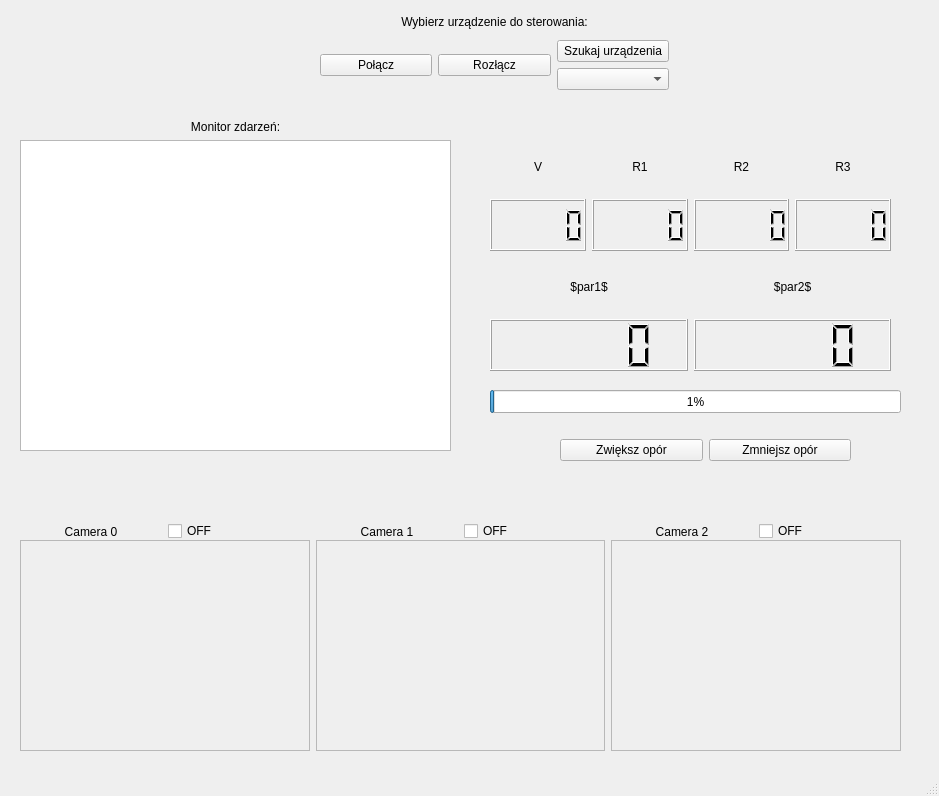
<?xml version="1.0" encoding="UTF-8"?>
<ui version="4.0">
 <class>MainWindow</class>
 <widget class="QMainWindow" name="MainWindow">
  <property name="geometry">
   <rect>
    <x>0</x>
    <y>0</y>
    <width>939</width>
    <height>796</height>
   </rect>
  </property>
  <property name="sizePolicy">
   <sizepolicy hsizetype="Fixed" vsizetype="Fixed">
    <horstretch>0</horstretch>
    <verstretch>0</verstretch>
   </sizepolicy>
  </property>
  <property name="minimumSize">
   <size>
    <width>939</width>
    <height>796</height>
   </size>
  </property>
  <property name="maximumSize">
   <size>
    <width>939</width>
    <height>796</height>
   </size>
  </property>
  <property name="windowTitle">
   <string>MainWindow</string>
  </property>
  <widget class="QWidget" name="centralwidget">
   <widget class="QWidget" name="verticalLayoutWidget_2">
    <property name="geometry">
     <rect>
      <x>320</x>
      <y>10</y>
      <width>349</width>
      <height>80</height>
     </rect>
    </property>
    <layout class="QVBoxLayout" name="verticalLayout_2">
     <item>
      <widget class="QLabel" name="label">
       <property name="text">
        <string>Wybierz urządzenie do sterowania:</string>
       </property>
       <property name="alignment">
        <set>Qt::AlignCenter</set>
       </property>
      </widget>
     </item>
     <item>
      <layout class="QHBoxLayout" name="horizontalLayout_2">
       <item>
        <layout class="QHBoxLayout" name="horizontalLayout">
         <item>
          <widget class="QPushButton" name="polacz_button">
           <property name="text">
            <string>Połącz</string>
           </property>
          </widget>
         </item>
         <item>
          <widget class="QPushButton" name="rozlacz_button">
           <property name="text">
            <string>Rozłącz</string>
           </property>
          </widget>
         </item>
         <item>
          <layout class="QVBoxLayout" name="verticalLayout">
           <item>
            <widget class="QPushButton" name="szukaj_button">
             <property name="text">
              <string>Szukaj urządzenia</string>
             </property>
            </widget>
           </item>
           <item>
            <widget class="QComboBox" name="box_wybierz_urzadzenie"/>
           </item>
          </layout>
         </item>
        </layout>
       </item>
      </layout>
     </item>
    </layout>
   </widget>
   <widget class="QProgressBar" name="progressBar">
    <property name="geometry">
     <rect>
      <x>490</x>
      <y>390</y>
      <width>411</width>
      <height>23</height>
     </rect>
    </property>
    <property name="value">
     <number>1</number>
    </property>
   </widget>
   <widget class="QWidget" name="verticalLayoutWidget_3">
    <property name="geometry">
     <rect>
      <x>20</x>
      <y>120</y>
      <width>431</width>
      <height>331</height>
     </rect>
    </property>
    <layout class="QVBoxLayout" name="verticalLayout_3">
     <item>
      <widget class="QLabel" name="label_2">
       <property name="text">
        <string>Monitor zdarzeń:</string>
       </property>
       <property name="alignment">
        <set>Qt::AlignCenter</set>
       </property>
      </widget>
     </item>
     <item>
      <widget class="QTextEdit" name="log_monitor"/>
     </item>
    </layout>
   </widget>
   <widget class="QWidget" name="horizontalLayoutWidget">
    <property name="geometry">
     <rect>
      <x>490</x>
      <y>140</y>
      <width>401</width>
      <height>111</height>
     </rect>
    </property>
    <layout class="QHBoxLayout" name="horizontalLayout_3">
     <item>
      <layout class="QVBoxLayout" name="verticalLayout_4">
       <item>
        <widget class="QLabel" name="label_3">
         <property name="text">
          <string>V</string>
         </property>
         <property name="alignment">
          <set>Qt::AlignCenter</set>
         </property>
        </widget>
       </item>
       <item>
        <widget class="QLCDNumber" name="lcdNumber_VOLTAGE"/>
       </item>
      </layout>
     </item>
     <item>
      <layout class="QVBoxLayout" name="verticalLayout_5">
       <item>
        <widget class="QLabel" name="label_4">
         <property name="text">
          <string>R1</string>
         </property>
         <property name="alignment">
          <set>Qt::AlignCenter</set>
         </property>
        </widget>
       </item>
       <item>
        <widget class="QLCDNumber" name="lcdNumber_2"/>
       </item>
      </layout>
     </item>
     <item>
      <layout class="QVBoxLayout" name="verticalLayout_6">
       <item>
        <widget class="QLabel" name="label_5">
         <property name="text">
          <string>R2</string>
         </property>
         <property name="alignment">
          <set>Qt::AlignCenter</set>
         </property>
        </widget>
       </item>
       <item>
        <widget class="QLCDNumber" name="lcdNumber_3"/>
       </item>
      </layout>
     </item>
     <item>
      <layout class="QVBoxLayout" name="verticalLayout_7">
       <item>
        <widget class="QLabel" name="label_6">
         <property name="text">
          <string>R3</string>
         </property>
         <property name="alignment">
          <set>Qt::AlignCenter</set>
         </property>
        </widget>
       </item>
       <item>
        <widget class="QLCDNumber" name="lcdNumber_4"/>
       </item>
      </layout>
     </item>
    </layout>
   </widget>
   <widget class="QWidget" name="horizontalLayoutWidget_2">
    <property name="geometry">
     <rect>
      <x>490</x>
      <y>260</y>
      <width>401</width>
      <height>111</height>
     </rect>
    </property>
    <layout class="QHBoxLayout" name="horizontalLayout_4">
     <item>
      <layout class="QVBoxLayout" name="verticalLayout_10">
       <item>
        <widget class="QLabel" name="label_9">
         <property name="text">
          <string>$par1$</string>
         </property>
         <property name="alignment">
          <set>Qt::AlignCenter</set>
         </property>
        </widget>
       </item>
       <item>
        <widget class="QLCDNumber" name="lcdNumber_7"/>
       </item>
      </layout>
     </item>
     <item>
      <layout class="QVBoxLayout" name="verticalLayout_11">
       <item>
        <widget class="QLabel" name="label_10">
         <property name="text">
          <string>$par2$</string>
         </property>
         <property name="alignment">
          <set>Qt::AlignCenter</set>
         </property>
        </widget>
       </item>
       <item>
        <widget class="QLCDNumber" name="lcdNumber_8"/>
       </item>
      </layout>
     </item>
    </layout>
   </widget>
   <widget class="QWidget" name="horizontalLayoutWidget_3">
    <property name="geometry">
     <rect>
      <x>560</x>
      <y>430</y>
      <width>291</width>
      <height>41</height>
     </rect>
    </property>
    <layout class="QHBoxLayout" name="horizontalLayout_5">
     <item>
      <widget class="QPushButton" name="pushButton">
       <property name="text">
        <string>Zwiększ opór</string>
       </property>
      </widget>
     </item>
     <item>
      <widget class="QPushButton" name="pushButton_2">
       <property name="text">
        <string>Zmniejsz opór</string>
       </property>
      </widget>
     </item>
    </layout>
   </widget>
   <widget class="QWidget" name="horizontalLayoutWidget_4">
    <property name="geometry">
     <rect>
      <x>20</x>
      <y>540</y>
      <width>881</width>
      <height>211</height>
     </rect>
    </property>
    <layout class="QHBoxLayout" name="horizontalLayout_6">
     <item>
      <widget class="QScrollArea" name="camera0_place">
       <property name="widgetResizable">
        <bool>true</bool>
       </property>
       <widget class="QWidget" name="scrollAreaWidgetContents">
        <property name="geometry">
         <rect>
          <x>0</x>
          <y>0</y>
          <width>287</width>
          <height>207</height>
         </rect>
        </property>
       </widget>
      </widget>
     </item>
     <item>
      <widget class="QScrollArea" name="camera1_place">
       <property name="widgetResizable">
        <bool>true</bool>
       </property>
       <widget class="QWidget" name="scrollAreaWidgetContents_2">
        <property name="geometry">
         <rect>
          <x>0</x>
          <y>0</y>
          <width>287</width>
          <height>207</height>
         </rect>
        </property>
       </widget>
      </widget>
     </item>
     <item>
      <widget class="QScrollArea" name="camera2_place">
       <property name="widgetResizable">
        <bool>true</bool>
       </property>
       <widget class="QWidget" name="scrollAreaWidgetContents_3">
        <property name="geometry">
         <rect>
          <x>0</x>
          <y>0</y>
          <width>287</width>
          <height>207</height>
         </rect>
        </property>
       </widget>
      </widget>
     </item>
    </layout>
   </widget>
   <widget class="QWidget" name="horizontalLayoutWidget_8">
    <property name="geometry">
     <rect>
      <x>20</x>
      <y>520</y>
      <width>881</width>
      <height>23</height>
     </rect>
    </property>
    <layout class="QHBoxLayout" name="horizontalLayout_10">
     <item>
      <layout class="QHBoxLayout" name="horizontalLayout_7">
       <item>
        <widget class="QLabel" name="label_11">
         <property name="text">
          <string>Camera 0</string>
         </property>
         <property name="alignment">
          <set>Qt::AlignCenter</set>
         </property>
        </widget>
       </item>
       <item>
        <widget class="QCheckBox" name="camera_0_check">
         <property name="text">
          <string>OFF</string>
         </property>
        </widget>
       </item>
      </layout>
     </item>
     <item>
      <layout class="QHBoxLayout" name="horizontalLayout_9">
       <item>
        <widget class="QLabel" name="label_8">
         <property name="text">
          <string>Camera 1</string>
         </property>
         <property name="alignment">
          <set>Qt::AlignCenter</set>
         </property>
        </widget>
       </item>
       <item>
        <widget class="QCheckBox" name="camera_1_check">
         <property name="text">
          <string>OFF</string>
         </property>
        </widget>
       </item>
      </layout>
     </item>
     <item>
      <layout class="QHBoxLayout" name="horizontalLayout_8">
       <item>
        <widget class="QLabel" name="label_7">
         <property name="text">
          <string>Camera 2</string>
         </property>
         <property name="alignment">
          <set>Qt::AlignCenter</set>
         </property>
        </widget>
       </item>
       <item>
        <widget class="QCheckBox" name="camera_2_check">
         <property name="text">
          <string>OFF</string>
         </property>
        </widget>
       </item>
      </layout>
     </item>
    </layout>
   </widget>
  </widget>
  <widget class="QMenuBar" name="menubar">
   <property name="geometry">
    <rect>
     <x>0</x>
     <y>0</y>
     <width>939</width>
     <height>20</height>
    </rect>
   </property>
  </widget>
  <widget class="QStatusBar" name="statusbar"/>
 </widget>
 <resources/>
 <connections/>
</ui>
